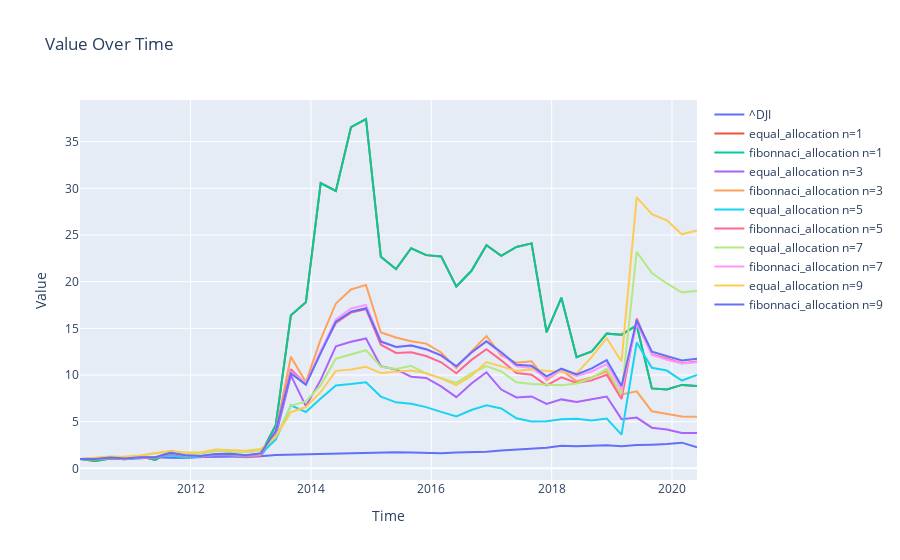

The code cell stored with this chart in its notebook:
### Code cell
start_date = datetime(2010,1,1)

idx_performance = market_index_df.loc(axis=0)['^DJI',:, :]
idx_performance = idx_performance[pd.to_datetime(idx_performance[QuarterlyColumns.DATE]) >= start_date][QuarterlyColumns.PRICE_AVG]
values_dates = [(value, QuarterlyIndex(*q_index).to_date()) for value, q_index in zip(
    idx_performance, idx_performance.index)]
values_dates = sorted(values_dates, key=lambda x: x[1])
# divide by initial value so that it starts at 1.0
idx_performance = [values_dates[i][0]/values_dates[0][0] for i in range(len(values_dates))]
dates = [values_dates[i][1] for i in range(len(values_dates))]

fig = go.Figure()
fig.add_trace(go.Scatter(x=dates, y=idx_performance, mode='lines', name='^DJI'))
fig.update_layout(title='Value Over Time',
                   xaxis_title='Time',
                   yaxis_title='Value')

for n in range(1,11,2):
    for allocation_fn in [equal_allocation, fibonnaci_allocation]:
        final_value, history = compute_performance(
            quarterly_df, reg_model, data_pipeline, start_date, n_stocks=n, allocation_fn=allocation_fn)

        algorithm_performance = [sum(hist_dict.values()) for hist_dict in history]
        fig.add_trace(go.Scatter(x=dates, y=algorithm_performance, mode='lines', name=f'{allocation_fn.__name__} n={n}'))


fig.show()
